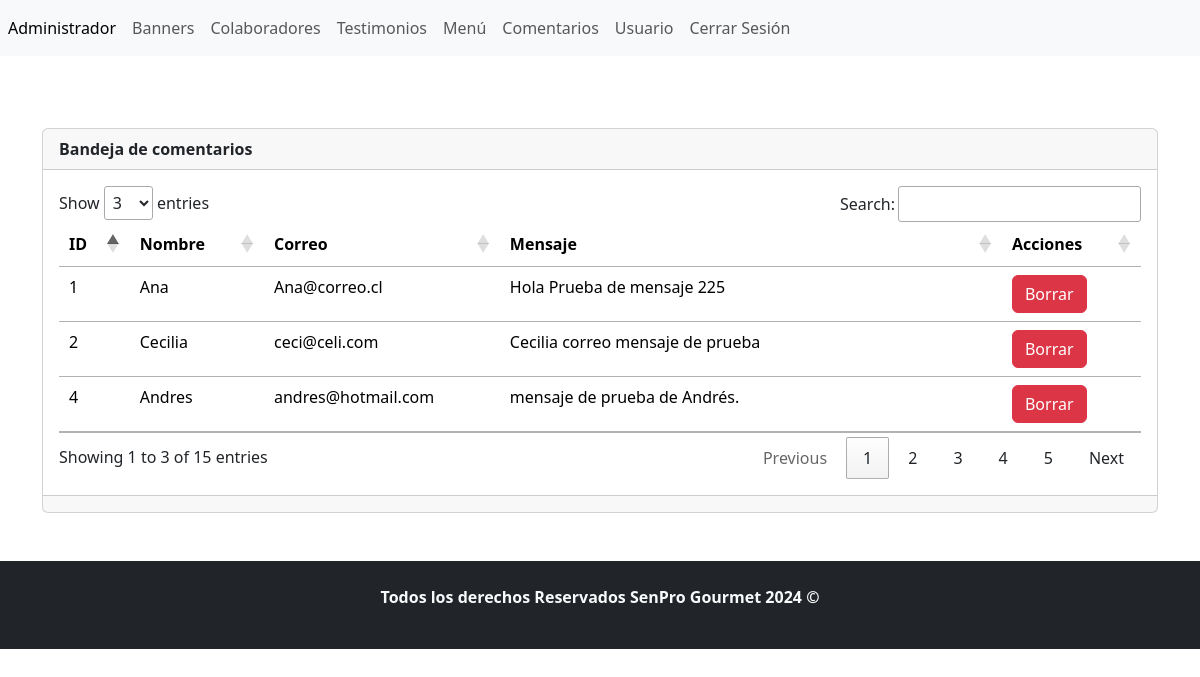
The app's page /admin/seccion/comentarios/index.php (signed in) with its own data.
### tables this page shows
CREATE TABLE `tbl_comentarios` (
  `ID` int(11) NOT NULL,
  `nombre` varchar(255) NOT NULL,
  `correo` varchar(100) NOT NULL,
  `mensaje` varchar(255) NOT NULL
);

### admin/seccion/comentarios/index.php (the view, shortened to what this page needs)
<?php
include("../../bd.php");
$sentencia=$conexion->prepare("SELECT * FROM `tbl_comentarios`");
$sentencia->execute();
$lista_comentarios= $sentencia->fetchAll(PDO::FETCH_ASSOC);
include ("../../templates/header.php"); ?>
<br/>
<div class="card">
    <div class="card-header">
       <strong> Bandeja de comentarios </strong>
    </div>
    <div class="card-body">
        <div class="table-responsive-sm">
            <table class="table">
                <thead>
                    <tr>
                        <th scope="col">ID</th>
                        <th scope="col">Nombre</th>
                        <th scope="col">Correo</th>
                        <th scope="col">Mensaje</th>
                        <th scope="col">Acciones </th>
                    </tr>
                </thead>
                <tbody>
                <?php foreach($lista_comentarios as $registro){ ?>
                <tr class="">
                        <td ><?php echo $registro["ID"];?></td>
                        <td><?php echo $registro["nombre"];?></td>
                        <td><?php echo $registro["correo"];?></td>
                        <td><?php echo $registro["mensaje"];?></td>
                        <td>
                            <a name="" id="" class="btn btn-danger"
                            href="index.php?txtID=<?php echo $registro['ID']; ?>"
                            role="button">Borrar</a>
                        </td>
                    </tr>
                <?php  }?>
                </tbody>
            </table>
        </div>
    </div>
    <div class="card-footer text-muted">
    </div>
</div>
<?php include ("../../templates/footer.php"); ?>

### records on screen
tbl_comentarios: ID "1", nombre "Ana", correo "Ana@correo.cl", mensaje "Hola Prueba de mensaje 225"
tbl_comentarios: ID "2", nombre "Cecilia", correo "ceci@celi.com", mensaje "Cecilia correo mensaje de prueba"
tbl_comentarios: ID "4", nombre "Andres", correo "andres@hotmail.com", mensaje "mensaje de prueba de Andrés."
